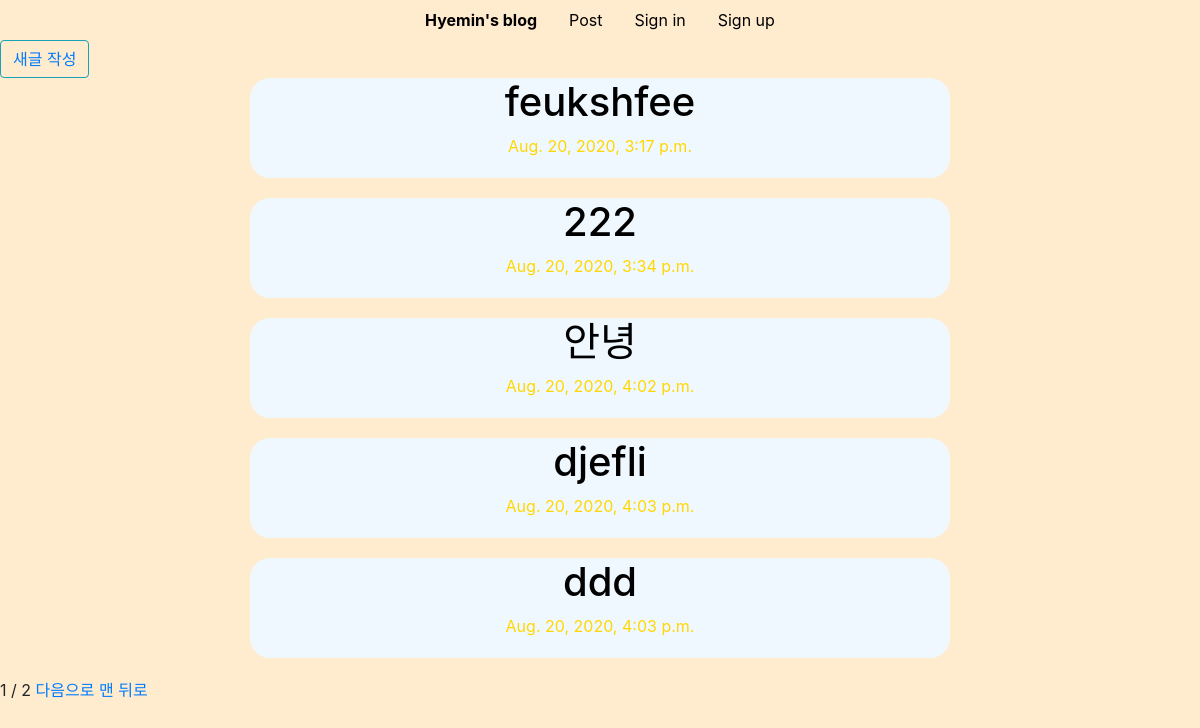
/post/list/, run on the app's committed database.
### post/models.py (models this page shows, shortened)
class Blog(models.Model):
    title = models.CharField(max_length=50)
    pub_date = models.DateTimeField()
    body = models.TextField()

### post/views.py (the view)
# urls.py: path('list/', views.read_blog_list, name='read_blog_list'),
def read_blog_list(request):
    blogs = Blog.objects.all()
    paginator = Paginator(blogs, 5)
    page = request.GET.get('page')
    posts = paginator.get_page(page)
    return render(request, 'post/blog_list.html', {'posts':posts})

### post/templates/post/blog_list.html (shortened to what this page needs)
{%  extends "base.html" %}
{% load static %}
{% block head %}
    <link rel="stylesheet" href="{% static 'post/css/blog_list.css' %}">
{% endblock %}
{% block contents %}
    <button type="button" class="btn btn-outline-info">
        <a href="{% url 'blog_new' %}">
            새글 작성
        </a>
    </button>
    {% for post in posts %}
        <div class="post_box">
            <div class="post_one">
                <div class="post_title">
                    <a href="{% url 'read_blog_detail' post.id %}">
                        <h1>
                            {{ post.title }}
                        </h1>
                    </a>
                </div>
                <div class="post_date">
                    {{ post.pub_date }}
                </div>
            </div>
        </div>
    {% endfor %}
    <span>{{ posts.number }}</span>
    <span>/</span>
    <span>{{ posts.paginator.num_pages }}</span>
    {% if posts.has_next %}
        <a href="?page={{ posts.next_page_number }}">다음으로</a>
        <a href="?page={{ posts.paginator.num_pages }}">맨 뒤로</a>
    {% endif %}
{% endblock %}

### templates/base.html (shortened to what this page needs)
<!DOCTYPE html>
<html lang="en">
<head>
    <link rel="stylesheet" href="https://stackpath.bootstrapcdn.com/bootstrap/4.5.0/css/bootstrap.min.css">
    {% block head %}
    {% endblock %}
</head>
<body>
<ul class="nav justify-content-center">
    <li class="nav-item">
        <a class="nav-link" href="{% url "home" %}" style="color: black"><B>Hyemin's blog</B></a>
    </li>
    <li class="nav-item">
        <a class="nav-link" href="{% url "read_blog_list" %}" style="color: black">Post</a>
    </li>
    {% if user.is_authenticated %}
        안녕하세요! {{ user }} 님!
        <a class="nav-link" href="{% url 'signout' %}" style="color: black">Sign out</a>
    {% else %}
        <li class="nav-item">
            <a class="nav-link" href="{% url 'signin' %}" style="color: black">Sign in</a>
        </li>
        <li class="nav-item">
            <a class="nav-link" href="{% url "signup" %}" style="color: black">Sign up</a>
        </li>
    {% endif %}
</ul>
{% block contents %}
{% endblock %}
</body>
</html>

### post/static/post/css/blog_list.css (style rules this page uses)
body { background-color: blanchedalmond; }
.post_box { display: flex; justify-content: center; }
.post_one { background-color: aliceblue; margin-bottom: 20px; height:100px; width:700px; border-radius: 20px; display: flex; flex-direction: column; align-items: center; }
.post_title a { color:black; }
.post_date { color:gold; }

### data on the page
Blog: title "feukshfee", pub_date "Aug. 20, 2020, 3:17 p.m."
Blog: title "222", pub_date "Aug. 20, 2020, 3:34 p.m."
Blog: title "안녕", pub_date "Aug. 20, 2020, 4:02 p.m."
Blog: title "djefli", pub_date "Aug. 20, 2020, 4:03 p.m."
Blog: title "ddd", pub_date "Aug. 20, 2020, 4:03 p.m."

### other printed values
{{ posts.number }} "1"
{{ posts.paginator.num_pages }} "2"
